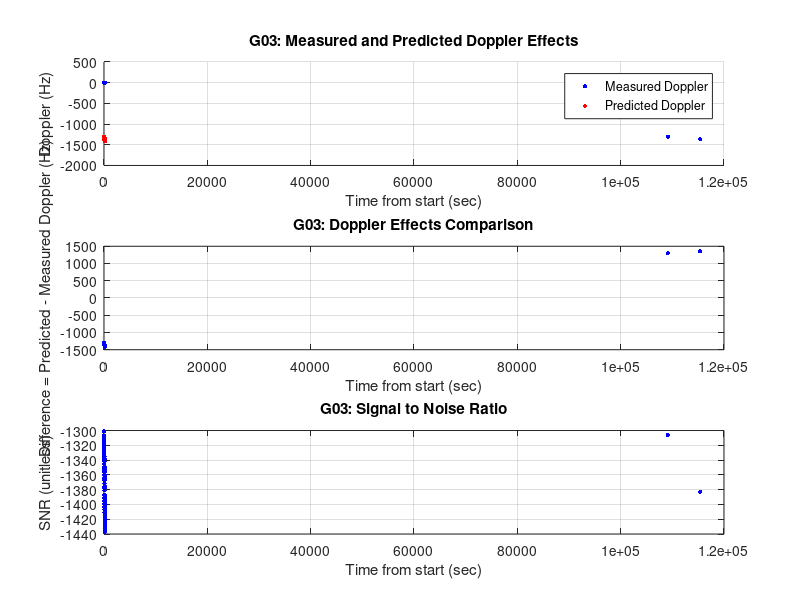
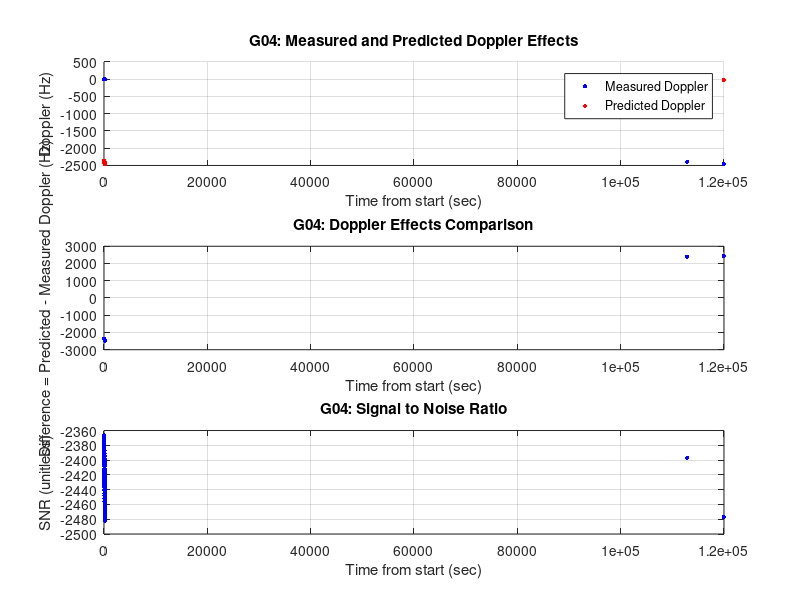
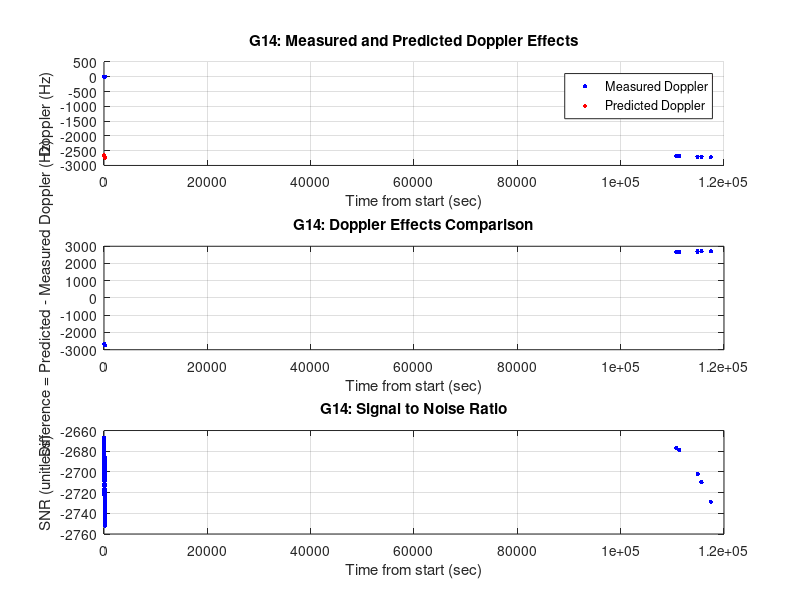
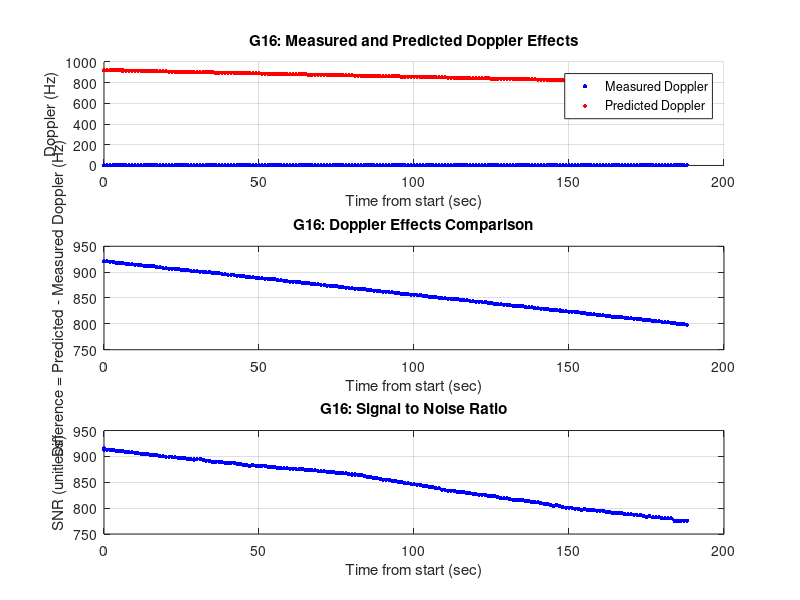

Recreate these plots in MATLAB, in order.
% This program plots data from the report
close all;
clear;
clc;

% File Specs
fileID = fopen('Report.txt', 'r');
formatSpec = '%d %d %f %f %f %d %d %d %d %d %f\n';
sizeA = [11 inf];

% Read in inputs
fgetl(fileID);
A = fscanf(fileID, formatSpec, sizeA);
A = sortrows(A', [1, 9, 10, 11]);
A = A';

% Calculate timeStamps
timeStamps = A(11, :) + 60 * (A(10, :) + 60 * A(9, :));
timeBegin = min(timeStamps);
corrTime = timeStamps - timeBegin;
maxTime = max(corrTime);

% Length of A
ASize = length(timeStamps);

% Set up loop vars
PRN = A(1, 1);
startIndex = 1;

figure('units','normalized','outerposition',[0 0 1 1]);

for i = 1:ASize
    if (PRN ~= A(1, i) || i == ASize)
        clf;
        
        % Satellite Name
        if (PRN >= 10)
            satName = strcat('G', num2str(PRN));
        else
            satName = strcat('G0', num2str(PRN));
        end
        
        % Predicted & Measured Doppler Plot
        subplot(3, 1, 1);
        
        hold on;        
        plot(corrTime(startIndex:i-1), A(3, startIndex:i-1), '.', ...
        'MarkerSize', 10, 'color', 'b');
        plot(corrTime(startIndex:i-1), A(4, startIndex:i-1), '.', ...
        'MarkerSize', 10, 'color', 'r');
    
        title(strcat(satName, ': Measured and Predicted Doppler Effects'));
        xlabel('Time from start (sec)');
        ylabel('Doppler (Hz)');
        legend({'Measured Doppler', 'Predicted Doppler'});
        grid on;
        
        % Predicted - Measured Comparison Plot
        subplot(3, 1, 2);
        
        plot(corrTime(startIndex:i-1), A(4, startIndex:i-1) - A(3, startIndex:i-1), ...
        '.', 'MarkerSize', 10, 'color', 'b'); 
        
        title(strcat(satName, ': Doppler Effects Comparison'));
        xlabel('Time from start (sec)'); 
        ylabel('Difference = Predicted - Measured Doppler (Hz)');
        grid on;

        % SNR Plot
        subplot(3, 1, 3);
        
        plot(corrTime(startIndex:i-1), A(2, startIndex:i-1), '.', ...
        'MarkerSize', 10, 'color', 'b');
        
        title(strcat(satName, ': Signal to Noise Ratio'));
        xlabel('Time from start (sec)'); 
        ylabel('SNR (unitless)');
        grid on;

        startIndex = i;
        
        saveas(gcf, strcat(satName, '.png'));
    end
    PRN = A(1, i);
end





